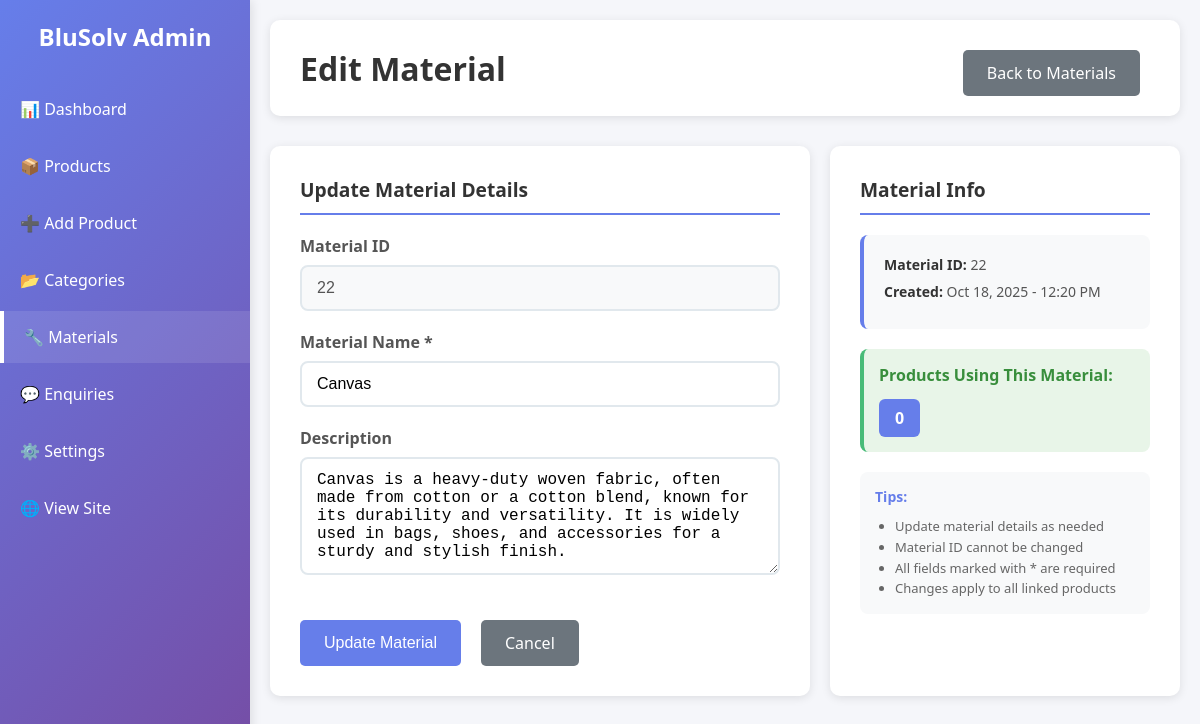
Screenshot of /admin/edit_material.php?id=22 with the database file from the repository.
### tables this page shows
CREATE TABLE `materials` (
  `id` int(11) NOT NULL,
  `material_name` varchar(100) NOT NULL,
  `material_slug` varchar(100) NOT NULL,
  `description` text DEFAULT NULL,
  `properties` text DEFAULT NULL,
  `status` enum('active','inactive') DEFAULT 'active',
  `created_at` timestamp NOT NULL DEFAULT current_timestamp(),
  `updated_at` timestamp NOT NULL DEFAULT current_timestamp() ON UPDATE current_timestamp()
);

### admin/edit_material.php (the view, shortened to what this page needs)
<?php
$host = 'localhost';
$username = 'blusolv_db';
$password = 'blusolv_db';
$database = 'blusolv_db';
$conn = new mysqli($host, $username, $password, $database);
$material_id = intval($_GET['id']);
$fetch_sql = "SELECT * FROM materials WHERE id = ?";
$fetch_stmt = $conn->prepare($fetch_sql);
$fetch_stmt->bind_param("i", $material_id);
$fetch_stmt->execute();
$result = $fetch_stmt->get_result();
$material = $result->fetch_assoc();
$product_count_sql = "SELECT COUNT(*) as count FROM products WHERE material_id = ? AND status != 'deleted'";
$product_count_stmt = $conn->prepare($product_count_sql);
$product_count_stmt->bind_param("i", $material_id);
$product_count_stmt->execute();
$product_count_result = $product_count_stmt->get_result();
$product_count = $product_count_result->fetch_assoc()['count'];
?>
<!DOCTYPE html>
<html lang="en">
<head>
</head>
<body>
    <div class="sidebar">
        <h2>BluSolv Admin</h2>
        <ul>
            <li><a href="dashboard.php">📊 Dashboard</a></li>
            <li><a href="products.php">📦 Products</a></li>
            <li><a href="add_product.php">➕ Add Product</a></li>
            <li><a href="categories.php">📂 Categories</a></li>
            <li><a href="materials.php" class="active">🔧 Materials</a></li>
            <li><a href="enquiries.php">💬 Enquiries</a></li>
            <li><a href="settings.php">⚙️ Settings</a></li>
            <li><a href="../products.php" target="_blank">🌐 View Site</a></li>
        </ul>
    </div>
    <div class="main-content">
        <div class="header">
            <h1>Edit Material</h1>
            <div>
                <a href="materials.php" class="btn btn-secondary">Back to Materials</a>
            </div>
        </div>
        <div class="content-grid">
            <div class="content-section">
                <h2 class="section-title">Update Material Details</h2>
                <form method="POST">
                    <div class="form-group">
                        <label for="material_id">Material ID</label>
                        <input type="text"
                               id="material_id"
                               class="form-control"
                               value="<?php echo $material['id']; ?>"
                               disabled>
                    </div>
                    <div class="form-group">
                        <label for="material_name">Material Name *</label>
                        <input type="text"
                               id="material_name"
                               name="material_name"
                               class="form-control"
                               value="<?php echo htmlspecialchars($material['material_name']); ?>"
                               required
                               placeholder="Enter material name">
                    </div>
                    <div class="form-group">
                        <label for="description">Description</label>
                        <textarea id="description"
                                  name="description"
                                  class="form-control"
                                  rows="5"
                                  placeholder="Enter material description"><?php echo htmlspecialchars($material['description']); ?></textarea>
                    </div>
                    <div class="btn-container">
                        <button type="submit" class="btn btn-primary">Update Material</button>
                        <a href="materials.php" class="btn btn-secondary">Cancel</a>
                    </div>
                </form>
            </div>
            <div class="content-section">
                <h2 class="section-title">Material Info</h2>
                <div class="info-box">
                    <p><strong>Material ID:</strong> <?php echo $material['id']; ?></p>
                    <p><strong>Created:</strong> <?php echo date('M j, Y - h:i A', strtotime($material['created_at'])); ?></p>
                </div>
                <div style="margin-top: 20px; padding: 15px; background-color: #e8f5e8; border-radius: 8px; border-left: 4px solid #48bb78;">
                    <p style="margin-bottom: 8px; color: #388e3c;"><strong>Products Using This Material:</strong></p>
                    <div class="product-badge"><?php echo $product_count; ?></div>
                </div>
                <div style="margin-top: 20px; padding: 15px; background-color: #f8f9fa; border-radius: 8px;">
                    <h4 style="margin-bottom: 10px; color: #667eea; font-size: 14px;">Tips:</h4>
                    <ul style="margin-left: 20px; color: #666; line-height: 1.6; font-size: 13px;">
                        <li>Update material details as needed</li>
                        <li>Material ID cannot be changed</li>
                        <li>All fields marked with * are required</li>
                        <li>Changes apply to all linked products</li>
                    </ul>
                </div>
            </div>
        </div>
    </div>
</body>
</html>

### admin/edit_material.php (style rules this page uses)
* { margin: 0; padding: 0; box-sizing: border-box; }
body { font-family: 'Segoe UI', Tahoma, Geneva, Verdana, sans-serif; background-color: #f5f6fa; color: #333; }
.sidebar { width: 250px; height: 100vh; background: linear-gradient(135deg, #667eea 0%, #764ba2 100%); color: white; position: fixed; left: 0; top: 0; padding: 20px 0; box-shadow: 2px 0 10px rgba(0,0,0,0.1); }
.sidebar h2 { text-align: center; margin-bottom: 30px; padding: 0 20px; }
.sidebar ul { list-style: none; }
.sidebar ul li { margin-bottom: 5px; }
.sidebar ul li a { display: block; padding: 15px 20px; color: white; text-decoration: none; transition: all 0.3s ease; }
.sidebar ul li a:hover, .sidebar ul li a.active { background-color: rgba(255,255,255,0.1); border-left: 4px solid #fff; }
.main-content { margin-left: 250px; padding: 20px; }
.header { background: white; padding: 20px 30px; border-radius: 10px; box-shadow: 0 2px 10px rgba(0,0,0,0.1); margin-bottom: 30px; display: flex; justify-content: space-between; align-items: center; }
.header h1 { color: #333; }
.content-grid { display: grid; grid-template-columns: 1fr 350px; gap: 20px; }
.content-section { background: white; padding: 30px; border-radius: 10px; box-shadow: 0 2px 10px rgba(0,0,0,0.1); }
.section-title { font-size: 1.2em; margin-bottom: 20px; color: #333; border-bottom: 2px solid #667eea; padding-bottom: 10px; }
.form-group { margin-bottom: 20px; }
.form-group label { display: block; margin-bottom: 8px; font-weight: 600; color: #555; }
.form-control { width: 100%; padding: 12px 15px; border: 2px solid #e1e8ed; border-radius: 8px; font-size: 16px; }
.form-control:disabled { background-color: #f8f9fa; cursor: not-allowed; }
.btn { padding: 12px 24px; border: none; border-radius: 5px; cursor: pointer; text-decoration: none; display: inline-block; font-size: 16px; transition: all 0.3s ease; margin-right: 10px; margin-top: 10px; }
.btn-primary { background-color: #667eea; color: white; }
.btn-secondary { background-color: #6c757d; color: white; }
.btn-container { display: flex; gap: 10px; margin-top: 30px; }
.info-box { background-color: #f8f9fa; padding: 20px; border-radius: 8px; margin-top: 20px; border-left: 4px solid #667eea; }
.info-box p { margin-bottom: 8px; color: #555; font-size: 14px; }
.info-box strong { color: #333; }
.product-badge { display: inline-block; background-color: #667eea; color: white; padding: 8px 16px; border-radius: 6px; font-size: 16px; font-weight: bold; margin-top: 5px; }

### rows the page displays
materials: id "22", material_name "Canvas", description "Canvas is a heavy-duty woven fabric, often made from cotton or a cotton blend, known for its durability and versatility. It is widely used in bags, shoes, and accessories for a sturdy and stylish finish.", created_at "Oct 18, 2025 - 12:20 PM"

### other values shown
$product_count "0"
